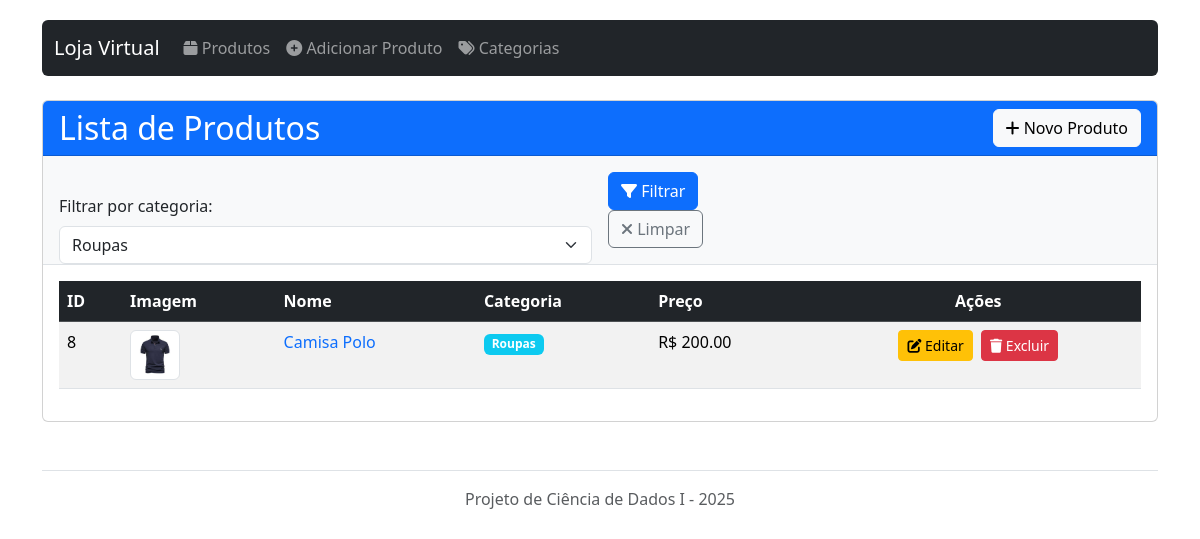
Screenshot of /admin?categoria=1 with the database file from the repository.
### app.py (models this page shows, shortened)
class Produto(db.Model):
    id = db.Column(db.Integer, primary_key=True)
    nome = db.Column(db.String(100), nullable=False)
    preco = db.Column(db.Float, nullable=False)
    descricao = db.Column(db.Text, nullable=True)
    imagem_nome = db.Column(db.String(255), nullable=True)
    imagem_data = db.Column(db.DateTime, default=datetime.utcnow)
    categoria_id = db.Column(db.Integer, db.ForeignKey('categoria.id'), nullable=True)

class Categoria(db.Model):
    id = db.Column(db.Integer, primary_key=True)
    nome = db.Column(db.String(50), nullable=False, unique=True)
    produtos = db.relationship('Produto', backref='categoria', lazy=True)

### app.py (the view)
@app.route('/admin')
def listar_produtos():
    categoria_id = request.args.get('categoria', None)
    query = Produto.query
    if categoria_id:
        try:
            categoria_id = int(categoria_id)
            query = query.filter_by(categoria_id=categoria_id)
        except ValueError:
            pass
    produtos = query.all()
    categorias = Categoria.query.order_by(Categoria.nome).all()
    return render_template('listar.html',
                          produtos=produtos,
                          categorias=categorias,
                          categoria_filtro=categoria_id)

### templates/listar.html (shortened to what this page needs)
{% extends 'base.html' %}
{% block content %}
<div class="card">
    <div class="card-header d-flex justify-content-between align-items-center bg-primary text-white">
        <h2 class="mb-0">Lista de Produtos</h2>
        <a href="{{ url_for('adicionar_produto') }}" class="btn btn-light">
            <i class="fas fa-plus"></i> Novo Produto
        </a>
    </div>
    <div class="card-body bg-light border-bottom pb-0">
        <form method="get" class="row g-3 align-items-end">
            <div class="col-md-6">
                <label for="categoria" class="form-label">Filtrar por categoria:</label>
                <select name="categoria" id="categoria" class="form-select">
                    {% for categoria in categorias %}
                        <option value="{{ categoria.id }}" {% if categoria_filtro == categoria.id %}selected{% endif %}>
                            {{ categoria.nome }}
                        </option>
                    {% endfor %}
                </select>
            </div>
            <div class="col-md-2 mb-3">
                <button type="submit" class="btn btn-primary">
                    <i class="fas fa-filter"></i> Filtrar
                </button>
                {% if categoria_filtro %}
                    <a href="{{ url_for('listar_produtos') }}" class="btn btn-outline-secondary">
                        <i class="fas fa-times"></i> Limpar
                    </a>
                {% endif %}
            </div>
        </form>
    </div>
    <div class="card-body">
        {% if produtos %}
            <div class="table-responsive">
                <table class="table table-striped table-hover">
                    <thead class="table-dark">
                        <tr>
                            <th>ID</th>
                            <th>Imagem</th>
                            <th>Nome</th>
                            <th>Categoria</th>
                            <th>Preço</th>
                            <th class="text-center">Ações</th>
                        </tr>
                    </thead>
                    <tbody>
                        {% for produto in produtos %}
                        <tr>
                            <td>{{ produto.id }}</td>
                            <td>
                                {% if produto.imagem_nome %}
                                    <img src="{{ url_for('uploaded_file', filename=produto.imagem_nome) }}"
                                         alt="Imagem de {{ produto.nome }}"
                                         class="img-thumbnail"
                                         style="max-width: 50px; max-height: 50px;"
                                         data-bs-toggle="tooltip"
                                         title="Clique para ver em tamanho maior">
                                {% else %}
                                    <div class="text-center text-muted">
                                        <i class="fas fa-image fa-2x"></i>
                                    </div>
                                {% endif %}
                            </td>
                            <td>
                                <a href="{{ url_for('detalhes_produto', id=produto.id) }}" class="text-decoration-none">
                                    {{ produto.nome }}
                                </a>
                            </td>
                            <td>
                                {% if produto.categoria %}
                                    <span class="badge bg-info">{{ produto.categoria.nome }}</span>
                                {% else %}
                                    <span class="badge bg-secondary">Sem categoria</span>
                                {% endif %}
                            </td>
                            <td>R$ {{ "%.2f"|format(produto.preco) }}</td>
                            <td class="text-center">
                                <a href="{{ url_for('editar_produto', id=produto.id) }}" class="btn btn-sm btn-warning me-1">
                                    <i class="fas fa-edit"></i> Editar
                                </a>
                                <button type="button" class="btn btn-sm btn-danger" data-bs-toggle="modal" data-bs-target="#deleteModal{{ produto.id }}">
                                    <i class="fas fa-trash"></i> Excluir
                                </button>
                            </td>
                        </tr>
                        {% endfor %}
                    </tbody>
                </table>
            </div>
        {% else %}
            <div class="alert alert-info">
                <i class="fas fa-info-circle"></i> Nenhum produto cadastrado.
                <a href="{{ url_for('adicionar_produto') }}" class="alert-link">Adicionar um produto</a>
            </div>
        {% endif %}
    </div>
</div>
{% endblock %}

### templates/base.html (style rules this page uses)
body { padding-top: 20px; padding-bottom: 20px; }

### rows the page displays
Produto: id "8", imagem_nome (picture), nome "Camisa Polo", categoria.nome "Roupas", preco "200.00"

### other values shown
form field categoria "Roupas"
